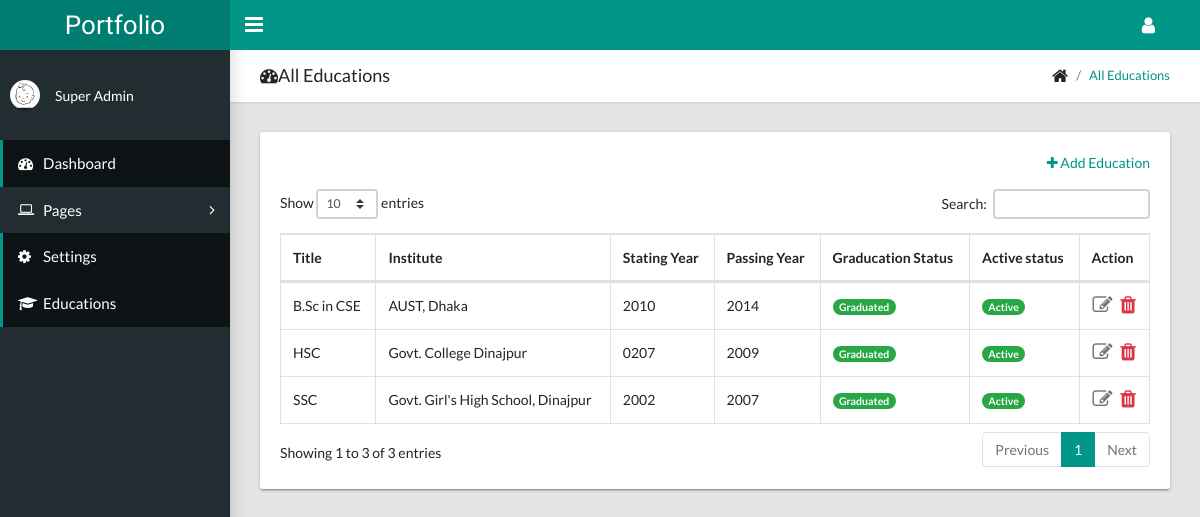
The app's page /systemcontrol/education.php (signed in) with its own data.
### tables this page shows
CREATE TABLE `profiles` (
  `id` int(191) NOT NULL,
  `user_id` int(191) NOT NULL,
  `phone` varchar(191) DEFAULT NULL,
  `address` longtext,
  `about` longtext,
  `avatar` varchar(191) DEFAULT NULL
);

CREATE TABLE `educations` (
  `id` int(191) NOT NULL,
  `user_id` int(191) NOT NULL,
  `title` varchar(191) NOT NULL,
  `institute` varchar(191) NOT NULL,
  `starting_year` date NOT NULL,
  `ending_year` date NOT NULL,
  `description` longtext,
  `graduation_status` enum('0','1') NOT NULL DEFAULT '1',
  `active_status` enum('0','1') NOT NULL
);

### core/Database.php (called while the page is built, shortened)
<?php
Class Database
{
	public $host   = DB_HOST;
	public $user   = DB_USER;
	public $pass   = DB_PASS;
	public $dbname = DB_NAME;
	public $link;
	private function connectDB()
	{
		$this->link = new mysqli($this->host, $this->user, $this->pass, $this->dbname);
	 }
	public function select($query)
	{
	  $result = $this->link->query($query) or die($this->link->error.__LINE__);
	  if($result->num_rows > 0){
		return $result;
	  }else{
		return false;
	  }
	 }
}
?>

### core/SessionUser.php (called while the page is built, shortened)
<?php
class SessionUser{
 public static function getUser($key){
  if (isset($_SESSION[$key])) {
   return $_SESSION[$key];
  } else {
   return false;
  }
 }
}
?>

### core/Helper.php (called while the page is built, shortened)
<?php
class Helper{
    private $db;
    public function __construct()
    {
        $this->db = new Database();
    }
	public function getAvatar($user_id)
	{
		$query = "SELECT * FROM `profiles` WHERE `user_id` = '$user_id'";
		$result = $this->db->select($query);
		if($result)
		{
			$userData = $result->fetch_assoc();
			$avatar = $userData['avatar'];
			return $avatar;
		}else{
			$avatar = 'default.png';
			return $avatar;
		}
	}
}
?>

### class/Education.php (called while the page is built, shortened)
<?php
class Education{
    private $db;
    public function __construct()
    {
        $this->db = new Database();
    }
    public function getAllEducation()
    {
        $user_id = SessionUser::getUser('user_id');
        $query = "SELECT * FROM `educations` WHERE `user_id` = '$user_id' ORDER BY `id` DESC";
        $result = $this->db->select($query);
        return $result;
    }
}
?>

### systemcontrol/education.php (the view, shortened to what this page needs)
<?php
  include_once('inc/header.php');
?>
  <body class="app sidebar-mini">
    <?php include_once('inc/navbar.php'); ?>
    <?php include_once('inc/sidebar.php'); ?>
    <main class="app-content">
      <div class="app-title">
        <div>
          <h1><i class="fa fa-dashboard"></i>All Educations</h1>
        </div>
        <ul class="app-breadcrumb breadcrumb">
          <li class="breadcrumb-item"><i class="fa fa-home fa-lg"></i></li>
          <li class="breadcrumb-item"><a href="#">All Educations</a></li>
        </ul>
      </div>
      <div class="row">
        <div class="col-md-12">
        <div class="tile">
            <div class="tile-body">
                <div class="action-div clearfix mb-3">
                  <a href="education_create.php" class="float-right" style="text-decoration: none;"><i class="fa fa-plus" aria-hidden="true"></i> Add Education</a>
                </div>
              <div class="table-responsive">
                <table class="table table-hover table-bordered" id="educationTable">
                  <thead>
                    <tr>
                      <th>Title</th>
                      <th>Institute</th>
                      <th>Stating Year</th>
                      <th>Passing Year</th>
                      <th>Graducation Status</th>
                      <th>Active status</th>
                      <th>Action</th>
                    </tr>
                  </thead>
                  <tbody>
                    <?php
                        $getEducation = $educations->getAllEducation();
                        if($getEducation != NULL)
                        {
                            while($data = $getEducation->fetch_assoc())
                            {
                    ?>
                              <tr>
                                  <td><?php echo $data['title']; ?></td>
                                  <td><?php echo $data['institute']; ?></td>
                                  <td><?php echo date('Y', strtotime($data['starting_year'])); ?></td>
                                  <td><?php echo date('Y', strtotime($data['ending_year'])); ?></td>
                                  <td>
                                    <?php
                                      if($data['graduation_status'] == 1)
                                      {
                                        echo "<span class='badge badge-pill badge-success'>Graduated</span>";
                                      }else{
                                        echo "<span class='badge badge-pill badge-warning'>Studying</span>";
                                      }
                                    ?>
                                  </td>
                                  <td>
                                    <?php
                                      if($data['active_status'] == 1)
                                      {
                                        echo "<span class='badge badge-pill badge-success'>Active</span>";
                                      }else{
                                        echo "<span class='badge badge-pill badge-warning'>Inactive</span>";
                                      }
                                    ?>
                                  </td>
                                  <td class="text-center">
                                      <a href="" class="edit-link">
                                        <i class="fa fa-pencil-square-o" aria-hidden="true"></i>
                                      </a>
                                      <a href="?id=<?php echo $data['id']; ?>" class="delete-link d-inline-block border-0">
                                        <i class="fa fa-trash" aria-hidden="true"></i>
                                      </a>
                                  </td>
                              </tr>
                            <?php
                            }
                          }
                        ?>
                  </tbody>
                </table>
              </div>
            </div>
          </div>
        </div>
      </div>
    </main>
  </body>
</html>

### systemcontrol/inc/header.php (shortened to what this page needs)
<?php
    include_once('../core/Database.php');
    include_once('../core/SessionUser.php');
    include_once('../core/Helper.php');
    include_once('../class/Setting.php');
    include_once('../class/Education.php');
    $helper     = new Helper();
    $educations = new Education();
?>
<!DOCTYPE html>
<html lang="en">
  <head>
    <link rel="stylesheet" type="text/css" href="../../systemcontrol/assets/css/main.css">
    <link rel="stylesheet" type="text/css" href="../../systemcontrol/assets/css/style.css">
    <link rel="stylesheet" type="text/css" href="../../systemcontrol/assets/js/plugins/selectize/dist/css/selectize.css">
    <link rel="stylesheet" type="text/css" href="../../systemcontrol/assets/js/plugins/selectize/dist/css/selectize.bootstrap4.css">
    <link rel="stylesheet" type="text/css" href="../../systemcontrol/assets/js/plugins/datatable/datatables.css">
    <link rel="stylesheet" type="text/css" href="../../systemcontrol/assets/js/plugins/datatable/dataTables.bootstrap4.css">
  <link rel="stylesheet" type="text/css" href="../../systemcontrol/assets/css/style.css">
    <link rel="stylesheet" type="text/css" href="https://maxcdn.bootstrapcdn.com/font-awesome/4.7.0/css/font-awesome.min.css">
  </head>

### systemcontrol/inc/navbar.php (shortened to what this page needs)
<header class="app-header"><a class="app-header__logo" href="#">Portfolio</a>
      <a class="app-sidebar__toggle" href="#" data-toggle="sidebar" aria-label="Hide Sidebar"></a>
      <ul class="app-nav">
        <li class="dropdown"><a class="app-nav__item" href="#" data-toggle="dropdown" aria-label="Open Profile Menu"><i class="fa fa-user fa-lg"></i></a>
        </li>
      </ul>
    </header>

### systemcontrol/inc/sidebar.php (shortened to what this page needs)
<aside class="app-sidebar">
  <div class="app-sidebar__user"><img style="width: 30px;" class="app-sidebar__user-avatar" src="assets/img/avatars/<?php echo $helper->getAvatar(SessionUser::getUser('user_id')); ?>" alt="User Image">
    <div>
      <p class="app-sidebar__user-designation">
        <?php echo SessionUser::getUser('user_fName');?>
        <?php echo SessionUser::getUser('user_lName');?>
      </p>
    </div>
  </div>
  <ul class="app-menu">
    <li><a class="app-menu__item active" href="../../systemcontrol/dashboard.php"><i class="app-menu__icon fa fa-dashboard"></i><span class="app-menu__label">Dashboard</span></a></li>
    <li class="treeview"><a class="app-menu__item" href="#" data-toggle="treeview"><i class="app-menu__icon fa fa-laptop"></i><span class="app-menu__label">Pages</span><i class="treeview-indicator fa fa-angle-right"></i></a>
    </li>
    <li><a class="app-menu__item active" href="../../systemcontrol/setting.php"><i class="app-menu__icon fa fa-cog"></i><span class="app-menu__label">Settings</span></a></li>
    <li><a class="app-menu__item active" href="../../systemcontrol/education.php"><i class="app-menu__icon fa fa-graduation-cap"></i><span class="app-menu__label">Educations</span></a></li>
  </ul>
</aside>

### systemcontrol/assets/css/style.css (style rules this page uses)
.app-title { padding: 15px 30px!important; }
.app-title h1 { font-size: 18px!important; }
.edit-link,.delete-link { text-decoration: none!important; }
.edit-link i { color: #6c757d; font-size: 20px; margin-right: 5px; }
.delete-link i { color: #dc3545; font-size: 20px; }

### records on screen
profiles: avatar (picture)
educations: title "B.Sc in CSE", institute "AUST, Dhaka", starting_year "2010", ending_year "2014", graduation_status "Graduated", active_status "Active"
educations: title "HSC", institute "Govt. College Dinajpur", starting_year "0207", ending_year "2009", graduation_status "Graduated", active_status "Active"
educations: title "SSC", institute "Govt. Girl's High School, Dinajpur", starting_year "2002", ending_year "2007", graduation_status "Graduated", active_status "Active"

### other values on screen
SessionUser::getUser('user_fName') "Super"
SessionUser::getUser('user_lName') "Admin"
